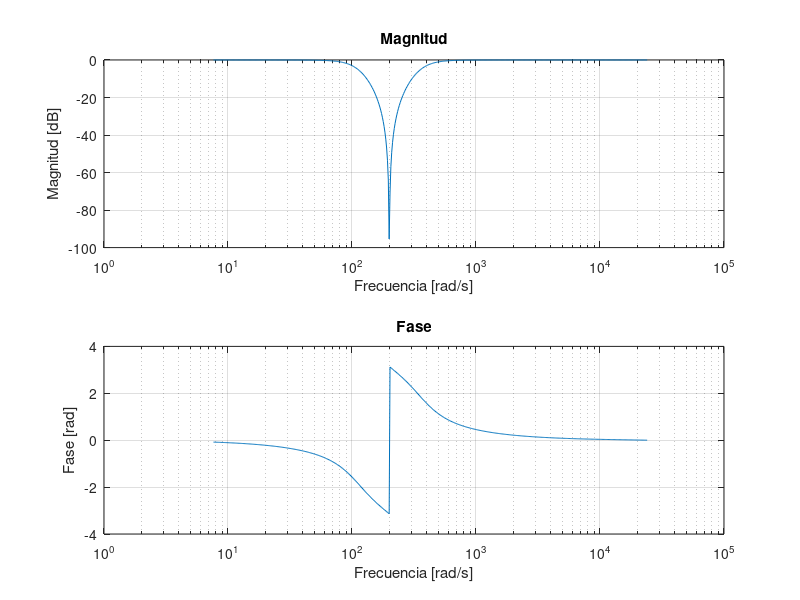
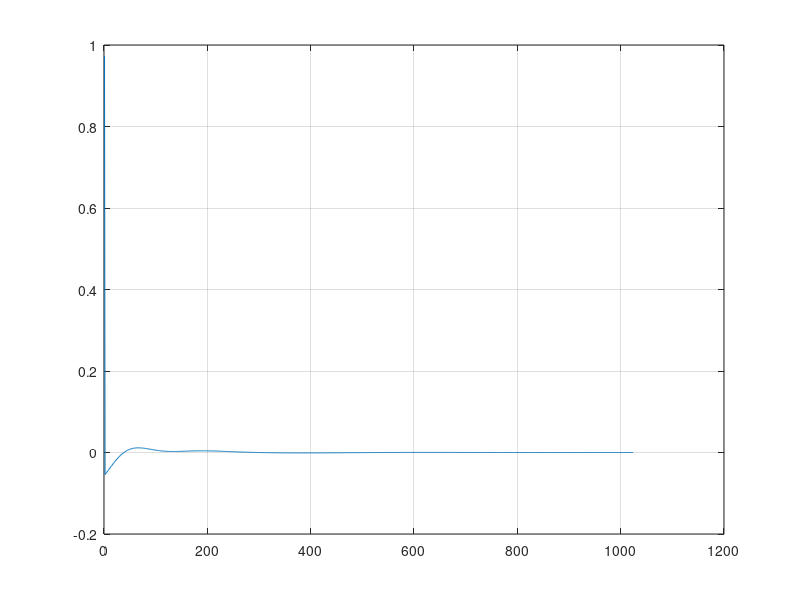

MATLAB code to generate these figures, in order:
pkg load signal;
clear all;
close all;

Ts = 1 / 48000;

# Filtro de muesca
# Primera etapa

K = 0.9862118933068;
num1 = [1, -1.999314561864, 1];
den1 = [1, -1.956811487087, 0.9588902080813];

H1 = K*tf(num1, den1, Ts);

# Segunda etapa
num2 = [1, -1.999314561864, 1];
den2 = [1, -1.986314322974, 0.9865341498534];

H2 = K*tf(num2, den2, Ts);

H_total = H1*H2;

[B, A] = tfdata(H_total, 'v');

# Se obtiene la respues en frecuencia
w = logspace(-3, pi, 512);
H = polyval(B, exp(i.*w)) ./ polyval(A, exp(i.*w));

# Usando esta función la fase queda rara
#[h, w] = freqz(B, A);

# Impulso unitario
X = [1, zeros(1, 1023)];

# Respuesta al impulso
h = filter(B, A, X);

save 'hn_filtro_muesca.txt' h -ascii;

# Graficar la respuesta en frecuencia
figure;

subplot(2, 1, 1);
semilogx(w/(2*pi*Ts), 20*log10(abs(H)));
ylim([-100 0]);
grid on;
title("Magnitud");
xlabel("Frecuencia [rad/s]");
ylabel("Magnitud [dB]");

subplot(2, 1, 2);
semilogx(w/(2*pi*Ts), angle(H));
title("Fase");
xlabel("Frecuencia [rad/s]");
ylabel("Fase [rad]");
grid on;

figure("name", "Respuesta al impulso");
plot(h);
grid on;
